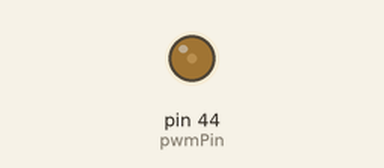
Recording of a sketch running on a simulated Arduino Mega 2560, built with avr-gcc and run on an emulated ATmega2560. On the bench: output pins drawn as LEDs (lit = HIGH).

Above: at 0.05 s.
Timing chart, 0 to 9.7 s (numbered marks = the images above):
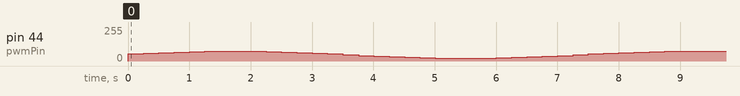

The sketch:

jaguar_exerciser_no_ui.ino
```cpp
// JAGUAR ============================================================

// Set the PWM frequency to be 122 Hz, or a period of 1/122 Hz = 8.192 ms
// The calculation is:
// 8 MHz (clock speed)/256 (prescaler setting 4)/256 counter steps = 122.07 Hz
unsigned char prescaler = 4;

// For full reverse, send 0.67 ms high pulse
// 0.67ms (from data sheet) * 256/8.192 ms full cycle = 21 counts
int minCount = 21;
// For neutral (stopped), send 1.5 ms high pulse
// 1.5 ms (from data sheet) * 256/8.192 ms full cycle = 47 counts
int midCount = 47;
// For full forward, send 2.33 ms high pulse
// 2.33 ms (from data sheet) * 256/8.192 ms full cycle = 73 counts
int maxCount = 73;

// Which pin will we drive?
int pwmPin = 44;

// Where is the Jaguar speed slider set to right now? -6..+6
int jaguarSetting = 0;

// State of the on-screen LED display
int jaguarLEDperiod;
int jaguarLEDcolor;
unsigned long jaguarLEDtimer;
bool jaguarLEDblinkoff = false;

unsigned long timeElapsed(unsigned long start, unsigned long stop)
{
  // Did the timer wrap around? (happens every 70 minutes)
  if (stop >= start) {
    return stop - start;
  }
  else {
    // Measure the time until it wrapped, plus any after it wrapped
    return (0xFFFF - start + 1) + stop;
  }
}

/* Translate the jaguar setting value (-6..+6) to the corresponding
 * PWM output value and update the PWM
 */
void updatePWM(int setting)
{
  // This works because 4*max setting is 24,
  // nearly the same as maxCount-midCount=26
  int value = midCount + 4*setting;
  // Stretch the value up or down by 26-24=2
  // to make sure we achieve top speed
  // (non-blinking LED on the Jaguar)
  if (setting > 0)
    value += 2;
  else if (setting < 0)
    value -= 2;
  analogWrite(pwmPin, value);
}

/* Translate the jaguar setting value (-6..+6) to the
 * landscape X coordinate on the slider where the current
 * position should be marked.
 * The center position is used for jaguarSetting == 0.
 * Slider starts at X=48 and each slot is half of a
 * double-sized character, 16 pixels
 */
int settingToX(int setting)
{
  int slot = setting + 6; // Convert -6..+6 to 0..12
  return 48 + slot*16;
}

void zeroSetting(void) {
  // Short-circuit out if we're already at zero
  if (jaguarSetting == 0)
    return;
  // Reset it to zero
  jaguarSetting = 0;
  updatePWM(jaguarSetting);
}

void incrementSetting(void) {
  // Short-circuit out if we're already at max value
  if (jaguarSetting >= +6)
    return;
  jaguarSetting++;
  updatePWM(jaguarSetting);
}

void decrementSetting(void) {
  // Short-circuit out if we're already at min value
  if (jaguarSetting <= -6)
    return;
  jaguarSetting--;
  updatePWM(jaguarSetting);
}

void
setup(void)
{
  // Put the prescaler setting for Timer/Counter 5 in the bottom three bits
  // of the B control register, leaving the rest unchanged. This affects all
  // PWM pins controlled by T/C 5, digital pins 44, 45, and 46.
  TCCR5B = TCCR5B & 0b11111000 | prescaler;

  pinMode(pwmPin, OUTPUT);

  // Initialize the timer used to blink the LED on and off
  jaguarLEDtimer = millis();

  // Start us out in the neutral state (solid yellow LED)
  jaguarSetting = 0;
  updatePWM(jaguarSetting);
}

void
loop(void)
{
  zeroSetting();
  for (int i = 0; i <= +6; i++) {
    incrementSetting();
    delay(250);
  }
  delay(500);
  for (int i = +6; i >= -6; i--) {
    decrementSetting();
    delay(250);
  }
  delay(500);
  for (int i = -6; i < 0; i++) {
    incrementSetting();
    delay(250);
  }
}
```
